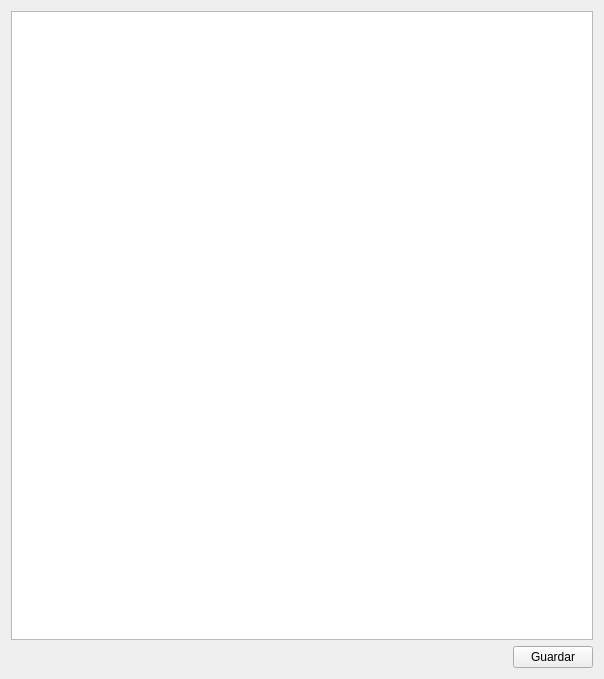
<?xml version="1.0" encoding="UTF-8"?>
<ui version="4.0">
 <class>ModalShader</class>
 <widget class="QWidget" name="ModalShader">
  <property name="geometry">
   <rect>
    <x>0</x>
    <y>0</y>
    <width>604</width>
    <height>679</height>
   </rect>
  </property>
  <property name="windowTitle">
   <string>Shader Generado</string>
  </property>
  <layout class="QVBoxLayout" name="verticalLayout_2">
   <item>
    <layout class="QVBoxLayout" name="verticalLayout">
     <item>
      <widget class="QPlainTextEdit" name="plainTextEdit"/>
     </item>
    </layout>
   </item>
   <item>
    <layout class="QHBoxLayout" name="horizontalLayout">
     <item>
      <spacer name="horizontalSpacer">
       <property name="orientation">
        <enum>Qt::Horizontal</enum>
       </property>
       <property name="sizeHint" stdset="0">
        <size>
         <width>10</width>
         <height>17</height>
        </size>
       </property>
      </spacer>
     </item>
     <item>
      <widget class="QPushButton" name="pushGuardar">
       <property name="text">
        <string>Guardar</string>
       </property>
      </widget>
     </item>
    </layout>
   </item>
  </layout>
 </widget>
 <layoutdefault spacing="6" margin="11"/>
 <resources/>
 <connections>
  <connection>
   <sender>pushGuardar</sender>
   <signal>clicked()</signal>
   <receiver>ModalShader</receiver>
   <slot>on_saveButton_Clicked()</slot>
   <hints>
    <hint type="sourcelabel">
     <x>518</x>
     <y>659</y>
    </hint>
    <hint type="destinationlabel">
     <x>448</x>
     <y>-7</y>
    </hint>
   </hints>
  </connection>
 </connections>
 <slots>
  <slot>on_saveButton_Clicked()</slot>
 </slots>
</ui>
